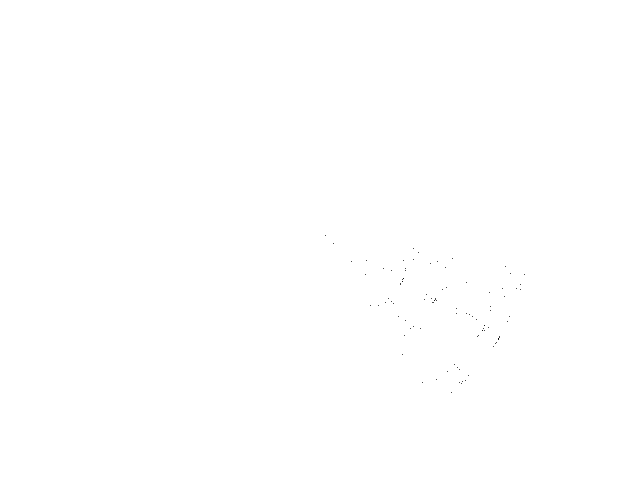
Frame 1 (no input)
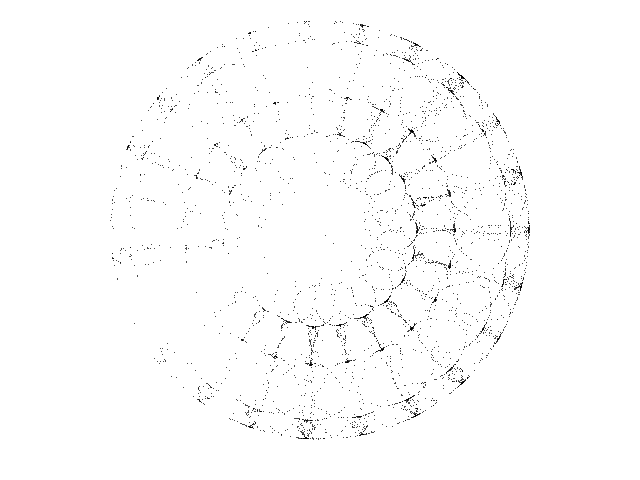
Frame 60 (the mouse pressed at the canvas centre just before this capture)
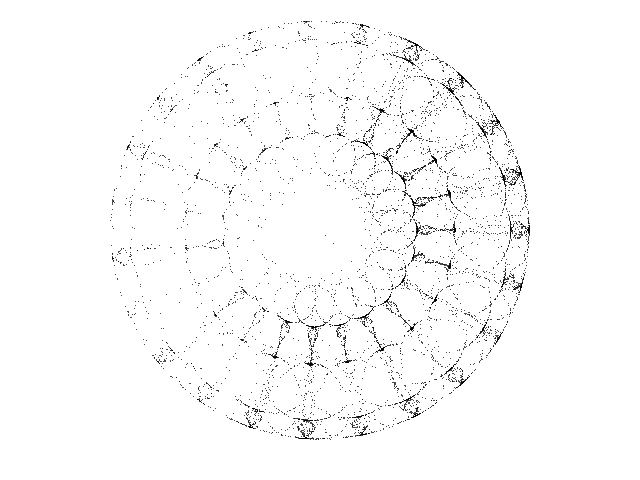
Frame 120 (the mouse held since frame 60 and released just before this capture)

The Processing sketch that drew these frames (run headless with seeded random() and noise(); from frame 60 on, the mouse is pressed at the canvas centre):

// Processing sketch: Icon_H
// ── Icon_H.pde
// Symmetric-Icon H chaotic map //

  float x = 0.01;
  float y = 0.01;
  float lambda = 2.409;
  float alpha = -2.5;
  float beta = 0.0;
  float gamma = 0.9;
  float omega = 0.0;
  int degree = 23;


void setup() {
  
  size(640, 480);
  background(255);
  
}

void draw() {
  
  for (int i=0; i<100; i++) {
    
    float zzbar = sq(x) + sq(y);
    float p = alpha * zzbar + lambda;
    float zreal = x;
    float zimag = y;

    for (int u=0; u<degree-2; u++) {

      float za = zreal * x - zimag * y;
      float zb = zimag * x + zreal * y;
      zreal = za;
      zimag = zb;
      
    }
    
    float zn = x * zreal - y * zimag;
    p = p + beta * zn;
    float xnew = p *x + gamma * zreal - omega * y;
    float ynew = p *y - gamma * zimag + omega * x;
    x = xnew;
    y = ynew;

    point(320 + (230 * x), 230 + (230 * y));

  }

}
